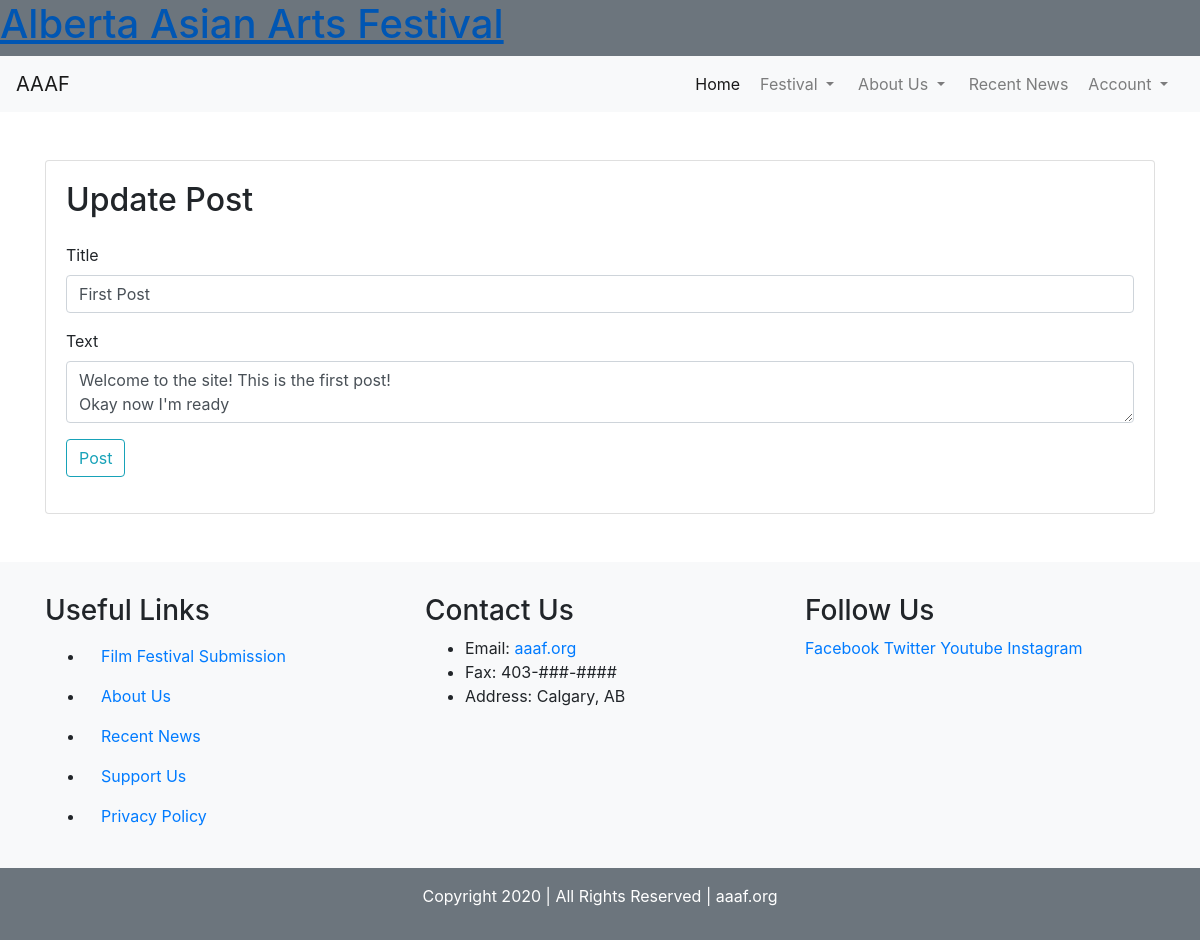
Screenshot of /1/update_post (signed in) with the database file from the repository.
### aaaf/models.py (models this page shows, shortened)
class BlogPost(db.Model):
    __tablename__ = 'blogposts'
    users = db.relationship(User)
    id = db.Column(db.Integer, primary_key=True)
    user_id = db.Column(db.Integer, db.ForeignKey('users.id'), nullable=False)
    date = db.Column(db.DateTime, nullable=False, default=datetime.utcnow)
    title = db.Column(db.String(140), nullable=False)
    text = db.Column(db.Text, nullable=False)
    image = db.Column(db.String(128), default='default.jpg')

### aaaf/blogs/views.py (the view)
@blog_posts.route('/<int:blog_post_id>/update_post', methods=['GET','POST'])
@login_required
def update_post(blog_post_id):
    blog_post = BlogPost.query.get_or_404(blog_post_id)
    if blog_post.author != current_user:
        abort(403) # Forbidden. No access.
    form = BlogPostForm()
    if form.validate_on_submit():
        blog_post.title = form.title.data
        blog_post.text = form.text.data
        db.session.commit()
        flash('Post has been updated.')
        return redirect(url_for('/blog_posts.blog_post', blog_post_id=blog_post.id))
    elif request.method == 'GET':
        form.title.data = blog_post.title
        form.text.data = blog_post.text
    return render_template('blog_pages/update_post.html',
                            title='Update',
                            form=form)

### aaaf/blogs/forms.py
class BlogPostForm(FlaskForm):
    title = StringField('Title', validators=[DataRequired()])
    text = TextAreaField('Text', validators=[DataRequired()])
    submit = SubmitField('Post')

### aaaf/models.py (called while the page is built)
@login_manager.user_loader
def load_user(user_id):
    return User.query.get(user_id)

### aaaf/templates/blog_pages/update_post.html (shortened to what this page needs)
{% extends 'base.html' %}
{% block content %}
<div class="container mt-5">
  <div class="card">
    <div class="card-body">
      <h2 class="mb-4">Update Post</h2>
      <form class="" action="" method="post">
        <div class="form-group">
          {{ form.title.label(class='form-control-label') }}
          {{ form.title(class='form-control')}}
        </div>
        <div class="form-group">
          {{ form.text.label(class='form-control-label') }}
          {{ form.text(class='form-control')}}
        </div>
        <div class="form-group">
          {{ form.submit(class='btn btn-outline-info') }}
        </div>
      </form>
    </div>
  </div>
</div>
{% endblock %}

### aaaf/static/main.css (style rules this page uses)
body { display: flex; min-height: 100vh; flex-direction: column; }

### rows the page displays
BlogPost: title "First Post", text "Welcome to the site! This is the first post! Okay now I'm ready"
